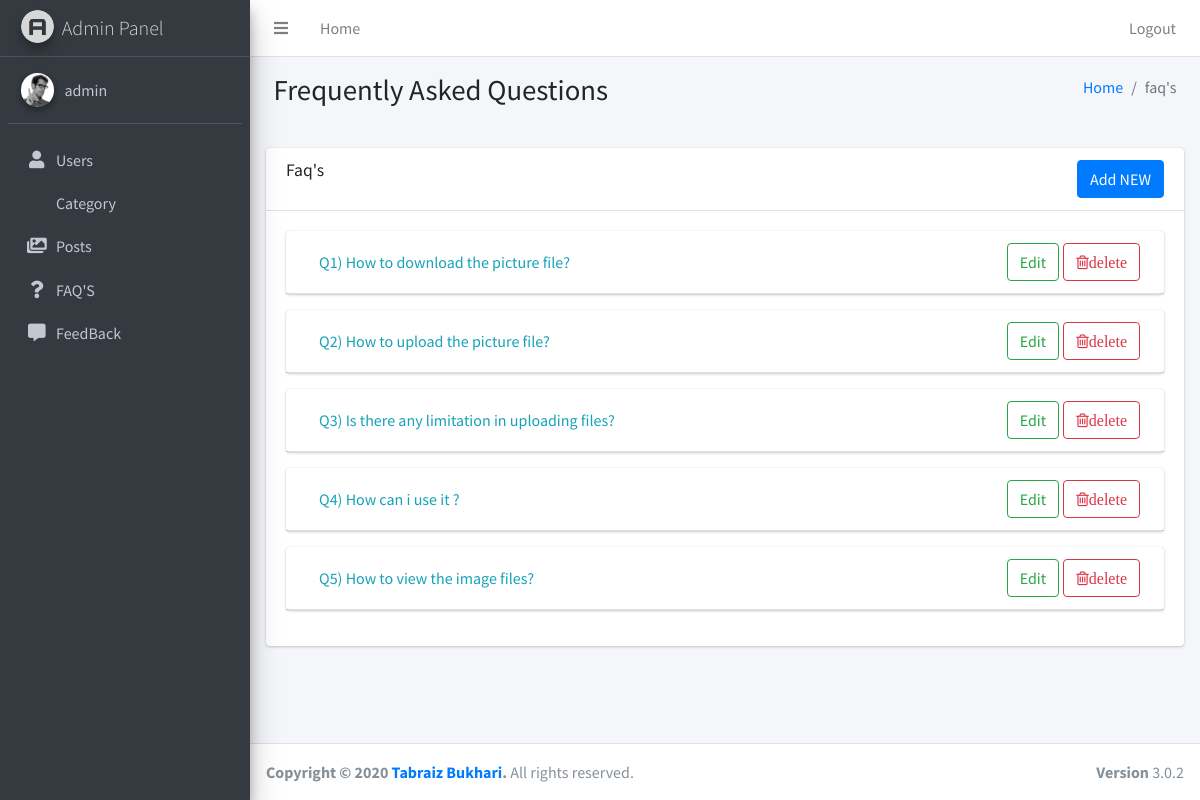
Screenshot of /admin/pages/faq.php (signed in) with the database file from the repository.
### tables this page shows
CREATE TABLE `faq` (
  `id` int(12) UNSIGNED NOT NULL,
  `question` varchar(500) NOT NULL,
  `answere` varchar(500) NOT NULL,
  `status` enum('1','0') DEFAULT '0',
  `reg_date` timestamp NOT NULL DEFAULT current_timestamp() ON UPDATE current_timestamp()
);

### admin/includes/function.php (called while the page is built, shortened)
<?php
    function getallfaq()
    {
        global $conn;
        $stmt = $conn->prepare("SELECT * FROM faq ORDER BY id DESC");
        $stmt->execute();
        $result = $stmt->fetchAll();
        return $result;
    }
?>

### admin/pages/faq.php (the view, shortened to what this page needs)
<?php include '../includes/header.php' ?>
 <?php include '../includes/navbar.php' ?>
 <?php include '../includes/sidebar.php' ?>
<?php
    $results = getallfaq();
?>
 <div class="content-wrapper">
   <section class="content-header p-3">
      <div class="container-fluid">
        <div class="row mb-2">
          <div class="col-sm-6">
            <h1>Frequently Asked Questions</h1>
          </div>
          <div class="col-sm-6">
            <ol class="breadcrumb float-sm-right">
              <li class="breadcrumb-item"><a href="#">Home</a></li>
              <li class="breadcrumb-item active">faq's</li>
            </ol>
          </div>
        </div>
      </div>
    </section>
    <section class="content p-3">
      <div class="row">
        <div class="col-12">
                <div id="accordion">
                <div class="card">
                    <div class="card-header">
                    <div class="row">
                    <div class="col-md-4">
                    <h3 class="card-title">Faq's</h3>
                    </div>
                    <div class="col-md-4 offset-md-4">
                        <button type="button" class="btn btn-primary float-right" data-toggle="modal" data-target="#addnew">
                                Add NEW
                        </button>
                    </div>
                </div>
            </div>
            <div class="card-body">
            <?php
             $i = 0;
            foreach ($results as $r) {  $i++
                ?>
                <div class="card">
                    <div class="card-header" id="headingTwo">
                    <h5 class="mb-0">
                        <button class="btn btn-link text-info collapsed" data-toggle="collapse" data-target="#q<?php echo $r['id']; ?>" aria-expanded="false" aria-controls="collapseTwo">
                           <?php echo 'Q'.$i.")     ".$r['question']; ?>
                        </button>
                        <?php echo'
                        <a href="faqs?el='.$r['id'].'" class="btn mx-1 btn-outline-danger float-right" >';
                        ?>
                            <i class="fa fa-trash-o">delete</i>
                        </a>
                        <button type="button" class="btn btn-outline-success float-right"data-toggle="modal" data-target="#<?php echo'edit'.$r['id'];?>" >
                            Edit
                        </button>
                    </h5>
                    </div>
                </div>
            <?php } ?>
                </div>
                </div>
            </div>
        </div>
    </section>
    </div>
<?php include '../includes/footer.php' ?>

### rows the page displays
faq: question "How to download the picture file?"
faq: question "How to upload the picture file?"
faq: question "Is there any limitation in uploading files?"
faq: question "How can i use it ?"
faq: question "How to view the image files?"

### other values shown
$_SESSION['firstname'] "admin"
